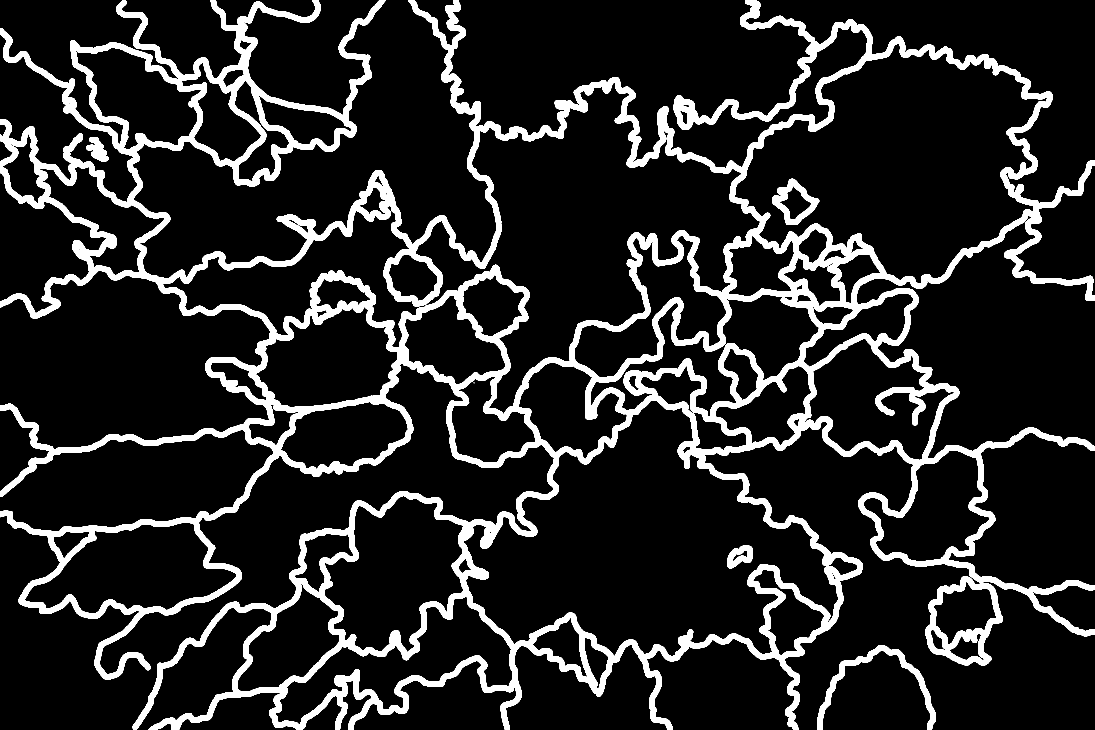
#> input picture full_sized/train_border/00001.png, 5472 x 3648 px, given as the content of the folder full_sized/img, which was not available (shown at 1/5 size)
$ python clipper.py
#> lines starting #> are read from the running program, lines starting #| are printed output that depends on the picture; after the words box and inside, x2 and y2 are one past the last pixel; in counts of white or black regions, pixels touching at a corner belong together; pictures that were not available may be replaced by others from this repository, and a replacement may not be noted
import cv2
import os

_type= ["img", "border"]


for t in _type:
	count = 0
	imgs = sorted(os.listdir("full_sized/" + t))

	for _img in imgs:
		if _img[0] == '.':
			continue

		img = cv2.imread("full_sized/" + t + "/" + _img)
#> img is the input picture: shape (3648, 5472, 3); 13.1% white; 9 white regions (3 under 20 px), largest, box (x1, y1, x2, y2) and area: (0, 0, 5472, 3648) 2506956, (4627, 2883, 5015, 3327) 49467, (4089, 3225, 4679, 3648) 30527, (3860, 894, 4096, 1125) 17927, (3638, 2729, 3763, 2842) 8483, (432, 685, 542, 806) 7202

		for i in range(0, img.shape[0], 608):
			for j in range(0, img.shape[1], 608):
				crop = img[i:i+608, j:j+608]
				if crop.shape[0] != 608 or crop.shape[1] != 608:
					count
					continue

				path = "clipped/" + t + "/" + str.zfill(str(count), 5) + ".jpg"

				cv2.imwrite(path, crop)
				print(path)
				count +=1
#> this loop made 6 passes
#> pass 1, `cv2.imwrite(path, crop)`:
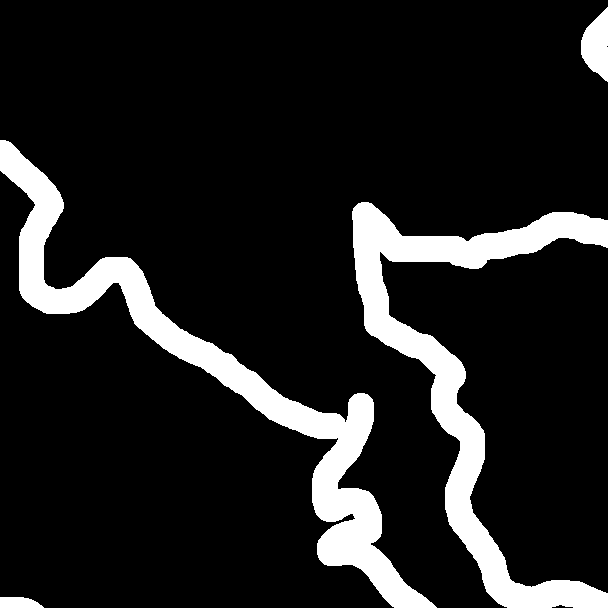
#> saved as 00000.jpg: shape (608, 608, 3); 12.6% white; 4 white regions, box (x1, y1, x2, y2) and area: (0, 140, 437, 608) 23473, (352, 202, 608, 608) 21183, (581, 7, 608, 82) 1356, (0, 597, 44, 608) 401
#> pass 1, `cv2.imwrite(path, crop)`:
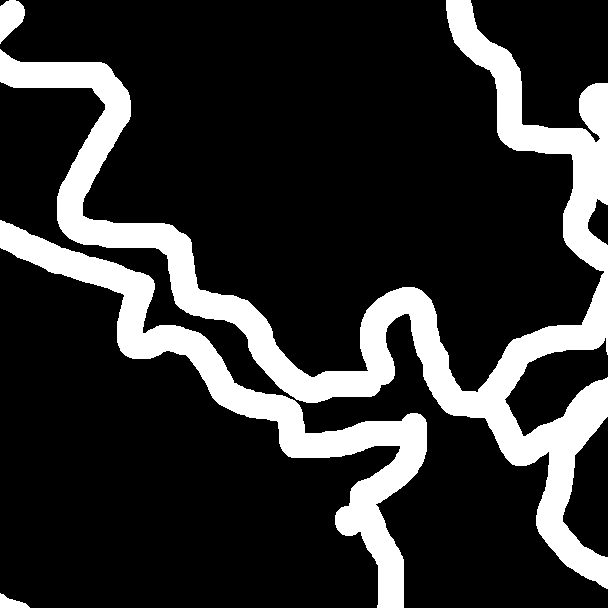
#> saved as 00001.jpg: shape (608, 608, 3); 19.1% white; 4 white regions, box (x1, y1, x2, y2) and area: (0, 0, 608, 589) 49158, (0, 220, 427, 608) 20656, (0, 0, 25, 44) 719, (0, 593, 30, 608) 244
#> pass 1, `cv2.imwrite(path, crop)`:
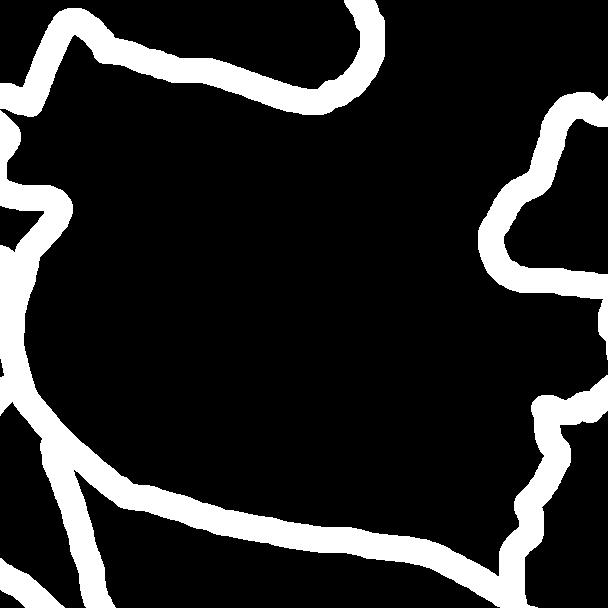
#> saved as 00002.jpg: shape (608, 608, 3); 16.2% white; 4 white regions, box (x1, y1, x2, y2) and area: (0, 110, 608, 608) 34803, (0, 0, 385, 117) 13934, (478, 92, 608, 360) 9449, (0, 558, 65, 608) 1538
#> pass 1, `cv2.imwrite(path, crop)`:
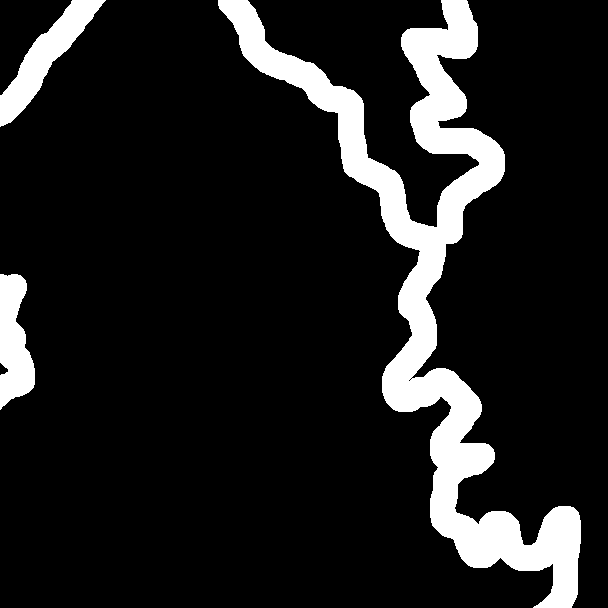
#> saved as 00003.jpg: shape (608, 608, 3); 12.4% white; 3 white regions, box (x1, y1, x2, y2) and area: (218, 0, 581, 608) 38484, (0, 0, 106, 127) 3892, (0, 274, 35, 410) 3281
#> after the loop, count = 54
